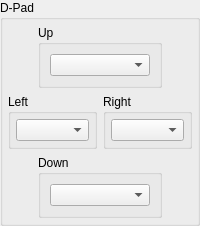
             <widget class="QGroupBox" name="gb_dpad">
              <property name="enabled">
               <bool>true</bool>
              </property>
              <property name="maximumSize">
               <size>
                <width>16777215</width>
                <height>16777215</height>
               </size>
              </property>
              <property name="title">
               <string>D-Pad</string>
              </property>
              <layout class="QVBoxLayout" name="gb_dpad_layout">
               <property name="spacing">
                <number>6</number>
               </property>
               <property name="leftMargin">
                <number>5</number>
               </property>
               <property name="topMargin">
                <number>5</number>
               </property>
               <property name="rightMargin">
                <number>5</number>
               </property>
               <property name="bottomMargin">
                <number>5</number>
               </property>
               <item>
                <widget class="QWidget" name="dpad_up" native="true">
                 <layout class="QHBoxLayout" name="dpad_up_layout">
                  <property name="spacing">
                   <number>0</number>
                  </property>
                  <property name="leftMargin">
                   <number>0</number>
                  </property>
                  <property name="topMargin">
                   <number>0</number>
                  </property>
                  <property name="rightMargin">
                   <number>0</number>
                  </property>
                  <property name="bottomMargin">
                   <number>0</number>
                  </property>
                  <item>
                   <widget class="QGroupBox" name="gb_dpad_up">
                    <property name="minimumSize">
                     <size>
                      <width>124</width>
                      <height>0</height>
                     </size>
                    </property>
                    <property name="maximumSize">
                     <size>
                      <width>0</width>
                      <height>16777215</height>
                     </size>
                    </property>
                    <property name="title">
                     <string>Up</string>
                    </property>
                    <layout class="QHBoxLayout" name="horizontalLayout_4">
                     <item>
                      <widget class="QComboBox" name="DpadUpBox">
                       <property name="editable">
                        <bool>false</bool>
                       </property>
                       <property name="sizeAdjustPolicy">
                        <enum>QComboBox::SizeAdjustPolicy::AdjustToContents</enum>
                       </property>
                      </widget>
                     </item>
                    </layout>
                   </widget>
                  </item>
                 </layout>
                </widget>
               </item>
               <item>
                <layout class="QHBoxLayout" name="layout_dpad_left_right">
                 <item>
                  <widget class="QGroupBox" name="gb_dpad_left">
                   <property name="title">
                    <string>Left</string>
                   </property>
                   <layout class="QVBoxLayout" name="gb_dpad_left_layout">
                    <property name="leftMargin">
                     <number>5</number>
                    </property>
                    <property name="topMargin">
                     <number>5</number>
                    </property>
                    <property name="rightMargin">
                     <number>5</number>
                    </property>
                    <property name="bottomMargin">
                     <number>5</number>
                    </property>
                    <item>
                     <widget class="QComboBox" name="DpadLeftBox"/>
                    </item>
                   </layout>
                  </widget>
                 </item>
                 <item>
                  <widget class="QGroupBox" name="gb_dpad_right">
                   <property name="title">
                    <string>Right</string>
                   </property>
                   <layout class="QVBoxLayout" name="gb_dpad_right_layout">
                    <property name="leftMargin">
                     <number>5</number>
                    </property>
                    <property name="topMargin">
                     <number>5</number>
                    </property>
                    <property name="rightMargin">
                     <number>5</number>
                    </property>
                    <property name="bottomMargin">
                     <number>5</number>
                    </property>
                    <item>
                     <widget class="QComboBox" name="DpadRightBox">
                      <property name="editable">
                       <bool>false</bool>
                      </property>
                     </widget>
                    </item>
                   </layout>
                  </widget>
                 </item>
                </layout>
               </item>
               <item>
                <widget class="QWidget" name="dpad_down" native="true">
                 <layout class="QHBoxLayout" name="dpad_down_layout">
                  <property name="leftMargin">
                   <number>0</number>
                  </property>
                  <property name="topMargin">
                   <number>0</number>
                  </property>
                  <property name="rightMargin">
                   <number>0</number>
                  </property>
                  <property name="bottomMargin">
                   <number>0</number>
                  </property>
                  <item>
                   <widget class="QGroupBox" name="gb_dpad_down">
                    <property name="maximumSize">
                     <size>
                      <width>124</width>
                      <height>16777215</height>
                     </size>
                    </property>
                    <property name="title">
                     <string>Down</string>
                    </property>
                    <layout class="QHBoxLayout" name="horizontalLayout_3">
                     <item>
                      <widget class="QComboBox" name="DpadDownBox">
                       <property name="enabled">
                        <bool>true</bool>
                       </property>
                       <property name="sizePolicy">
                        <sizepolicy hsizetype="Preferred" vsizetype="Fixed">
                         <horstretch>0</horstretch>
                         <verstretch>0</verstretch>
                        </sizepolicy>
                       </property>
                       <property name="minimumSize">
                        <size>
                         <width>0</width>
                         <height>0</height>
                        </size>
                       </property>
                      </widget>
                     </item>
                    </layout>
                   </widget>
                  </item>
                 </layout>
                </widget>
               </item>
              </layout>
             </widget>
